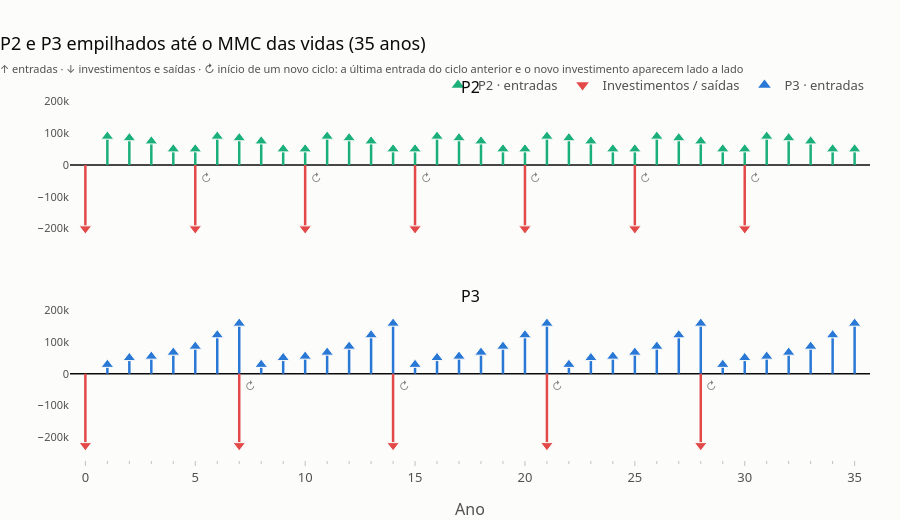

The notebook cell this image was saved under:
### Markdown cell above
**Leitura.** Todos os projetos são viáveis (VPL > 0, TIR > 18%, IBC > 1). Mas os critérios divergem:

* **VPL**: P4 > P3 > P2 > P1 — mede riqueza criada, mas em horizontes diferentes (5, 6 e 7 anos);
* **RAU**: P4 > **P2 > P3** > P1 — anualizando, P2 (5 anos) supera P3 (7 anos): o VPL de P3 é maior porque
  o projeto é mais longo, não porque é mais rentável por ano;
* **TIR / TIRM / payback**: P2 lidera — recupera o capital mais rápido, mas é pequeno; a TIRM comprime todas as
  taxas para 20–21% (hipótese realista de reinvestimento a 18%);
* **IBC**: P3 lidera — mais valor por $ investido.

Vidas diferentes e escalas diferentes são exatamente os casos em que a comparação direta engana. Daí a
análise marginal.

## 4. Vidas úteis diferentes: empilhar até o horizonte comum

Para comparar P2 (5 anos) com P3 (7 anos) empilhamos ciclos até o MMC (35 anos). O fluxo marginal P3 − P2
tem TIR de 17,8% < 18% e VPL marginal negativo: **P2 é preferível a P3** sob a hipótese de repetição — o
contrário do que o VPL simples sugere, e o mesmo que o RAU diz.

### Code cell
fig = viz.grafico_fluxos_empilhados([p2, p3], metodo="mmc", titulo="P2 e P3 empilhados até o MMC das vidas (35 anos)")
viz.exportar(fig, f"{SAIDA}/empilhados_p2_p3")
fig

### Figure 1 — Plotly figure (JSON) as saved in the notebook; plotly's stock layout.template omitted (floating-point values rounded to 4 significant figures)
{"data": [{"hoverinfo": "skip", "line": {"color": "#1baf7a", "width": 2.5}, "mode": "lines", "showlegend": false, "type": "scatter", "x": [1, 1, null, 2, 2, null, 3, 3, null, 4, 4, null, 5, 5, null, 6, 6, null, 7, 7, null, 8, 8, null, 9, 9, null, 10, 10, null, 11, 11, null, 12, 12, null, 13, 13, null, 14, 14, null, 15, 15, null, 16, 16, null, 17, 17, null, 18, 18, null, 19, 19, null, 20, 20, null, 21, 21, null, 22, 22, null, 23, 23, null, 24, 24, null, 25, 25, null, 26, 26, null, 27, 27, null, 28, 28, null, 29, 29, null, 30, 30, null, 31, 31, null, 32, 32, null, 33, 33, null, 34, 34, null, 35, 35, null], "xaxis": "x", "y": [0.0, 90000.0, null, 0.0, 85000.0, null, 0.0, 75000.0, null, 0.0, 50000.0, null, 0.0, 50000.0, null, 0.0, 90000.0, null, 0.0, 85000.0, null, 0.0, 75000.0, null, 0.0, 50000.0, null, 0.0, 50000.0, null, 0.0, 90000.0, null, 0.0, 85000.0, null, 0.0, 75000.0, null, 0.0, 50000.0, null, 0.0, 50000.0, null, 0.0, 90000.0, null, 0.0, 85000.0, null, 0.0, 75000.0, null, 0.0, 50000.0, null, 0.0, 50000.0, null, 0.0, 90000.0, null, 0.0, 85000.0, null, 0.0, 75000.0, null, 0.0, 50000.0, null, 0.0, 50000.0, null, 0.0, 90000.0, null, 0.0, 85000.0, null, 0.0, 75000.0, null, 0.0, 50000.0, null, 0.0, 50000.0, null, 0.0, 90000.0, null, 0.0, 85000.0, null, 0.0, 75000.0, null, 0.0, 50000.0, null, 0.0, 50000.0, null], "yaxis": "y"}, {"customdata": [90000.0, 85000.0, 75000.0, 50000.0, 50000.0, 90000.0, 85000.0, 75000.0, 50000.0, 50000.0, 90000.0, 85000.0, 75000.0, 50000.0, 50000.0, 90000.0, 85000.0, 75000.0, 50000.0, 50000.0, 90000.0, 85000.0, 75000.0, 50000.0, 50000.0, 90000.0, 85000.0, 75000.0, 50000.0, 50000.0, 90000.0, 85000.0, 75000.0, 50000.0, 50000.0], "hovertemplate": "P2 · ano %{x}<br>P2 · entradas: %{customdata:,.0f}<extra></extra>", "marker": {"color": "#1baf7a", "line": {"color": "#fcfcfb", "width": 1}, "size": 11, "symbol": "triangle-up"}, "mode": "markers", "name": "P2 · entradas", "showlegend": false, "type": "scatter", "x": [1, 2, 3, 4, 5, 6, 7, 8, 9, 10, 11, 12, 13, 14, 15, 16, 17, 18, 19, 20, 21, 22, 23, 24, 25, 26, 27, 28, 29, 30, 31, 32, 33, 34, 35], "xaxis": "x", "y": [90000.0, 85000.0, 75000.0, 50000.0, 50000.0, 90000.0, 85000.0, 75000.0, 50000.0, 50000.0, 90000.0, 85000.0, 75000.0, 50000.0, 50000.0, 90000.0, 85000.0, 75000.0, 50000.0, 50000.0, 90000.0, 85000.0, 75000.0, 50000.0, 50000.0, 90000.0, 85000.0, 75000.0, 50000.0, 50000.0, 90000.0, 85000.0, 75000.0, 50000.0, 50000.0], "yaxis": "y"}, {"hoverinfo": "skip", "line": {"color": "#e34948", "width": 2.5}, "mode": "lines", "showlegend": false, "type": "scatter", "x": [0, 0, null, 5, 5, null, 10, 10, null, 15, 15, null, 20, 20, null, 25, 25, null, 30, 30, null], "xaxis": "x", "y": [0.0, -200000.0, null, 0.0, -200000.0, null, 0.0, -200000.0, null, 0.0, -200000.0, null, 0.0, -200000.0, null, 0.0, -200000.0, null, 0.0, -200000.0, null], "yaxis": "y"}, {"customdata": [-200000.0, -200000.0, -200000.0, -200000.0, -200000.0, -200000.0, -200000.0], "hovertemplate": "P2 · ano %{x}<br>Investimentos / saídas: %{customdata:,.0f}<extra></extra>", "marker": {"color": "#e34948", "line": {"color": "#fcfcfb", "width": 1}, "size": 11, "symbol": "triangle-down"}, "mode": "markers", "name": "Investimentos / saídas", "showlegend": false, "type": "scatter", "x": [0, 5, 10, 15, 20, 25, 30], "xaxis": "x", "y": [-200000.0, -200000.0, -200000.0, -200000.0, -200000.0, -200000.0, -200000.0], "yaxis": "y"}, {"hoverinfo": "skip", "marker": {"color": "#1baf7a", "size": 11, "symbol": "triangle-up"}, "mode": "markers", "name": "P2 · entradas", "showlegend": true, "type": "scatter", "x": [null], "xaxis": "x", "y": [null], "yaxis": "y"}, {"hoverinfo": "skip", "marker": {"color": "#e34948", "size": 11, "symbol": "triangle-down"}, "mode": "markers", "name": "Investimentos / saídas", "showlegend": true, "type": "scatter", "x": [null], "xaxis": "x", "y": [null], "yaxis": "y"}, {"hoverinfo": "skip", "line": {"color": "#2a78d6", "width": 2.5}, "mode": "lines", "showlegend": false, "type": "scatter", "x": [1, 1, null, 2, 2, null, 3, 3, null, 4, 4, null, 5, 5, null, 6, 6, null, 7, 7, null, 8, 8, null, 9, 9, null, 10, 10, null, 11, 11, null, 12, 12, null, 13, 13, null, 14, 14, null, 15, 15, null, 16, 16, null, 17, 17, null, 18, 18, null, 19, 19, null, 20, 20, null, 21, 21, null, 22, 22, null, 23, 23, null, 24, 24, null, 25, 25, null, 26, 26, null, 27, 27, null, 28, 28, null, 29, 29, null, 30, 30, null, 31, 31, null, 32, 32, null, 33, 33, null, 34, 34, null, 35, 35, null], "xaxis": "x2", "y": [0.0, 29040.0, null, 0.0, 50350.0, null, 0.0, 54790.0, null, 0.0, 67330.0, null, 0.0, 86120.0, null, 0.0, 122000.0, null, 0.0, 158600.0, null, 0.0, 29040.0, null, 0.0, 50350.0, null, 0.0, 54790.0, null, 0.0, 67330.0, null, 0.0, 86120.0, null, 0.0, 122000.0, null, 0.0, 158600.0, null, 0.0, 29040.0, null, 0.0, 50350.0, null, 0.0, 54790.0, null, 0.0, 67330.0, null, 0.0, 86120.0, null, 0.0, 122000.0, null, 0.0, 158600.0, null, 0.0, 29040.0, null, 0.0, 50350.0, null, 0.0, 54790.0, null, 0.0, 67330.0, null, 0.0, 86120.0, null, 0.0, 122000.0, null, 0.0, 158600.0, null, 0.0, 29040.0, null, 0.0, 50350.0, null, 0.0, 54790.0, null, 0.0, 67330.0, null, 0.0, 86120.0, null, 0.0, 122000.0, null, 0.0, 158600.0, null], "yaxis": "y2"}, {"customdata": [29040.0, 50350.0, 54790.0, 67330.0, 86120.0, 122000.0, 158600.0, 29040.0, 50350.0, 54790.0, 67330.0, 86120.0, 122000.0, 158600.0, 29040.0, 50350.0, 54790.0, 67330.0, 86120.0, 122000.0, 158600.0, 29040.0, 50350.0, 54790.0, 67330.0, 86120.0, 122000.0, 158600.0, 29040.0, 50350.0, 54790.0, 67330.0, 86120.0, 122000.0, 158600.0], "hovertemplate": "P3 · ano %{x}<br>P3 · entradas: %{customdata:,.0f}<extra></extra>", "marker": {"color": "#2a78d6", "line": {"color": "#fcfcfb", "width": 1}, "size": 11, "symbol": "triangle-up"}, "mode": "markers", "name": "P3 · entradas", "showlegend": false, "type": "scatter", "x": [1, 2, 3, 4, 5, 6, 7, 8, 9, 10, 11, 12, 13, 14, 15, 16, 17, 18, 19, 20, 21, 22, 23, 24, 25, 26, 27, 28, 29, 30, 31, 32, 33, 34, 35], "xaxis": "x2", "y": [29040.0, 50350.0, 54790.0, 67330.0, 86120.0, 122000.0, 158600.0, 29040.0, 50350.0, 54790.0, 67330.0, 86120.0, 122000.0, 158600.0, 29040.0, 50350.0, 54790.0, 67330.0, 86120.0, 122000.0, 158600.0, 29040.0, 50350.0, 54790.0, 67330.0, 86120.0, 122000.0, 158600.0, 29040.0, 50350.0, 54790.0, 67330.0, 86120.0, 122000.0, 158600.0], "yaxis": "y2"}, {"hoverinfo": "skip", "line": {"color": "#e34948", "width": 2.5}, "mode": "lines", "showlegend": false, "type": "scatter", "x": [0, 0, null, 7, 7, null, 14, 14, null, 21, 21, null, 28, 28, null], "xaxis": "x2", "y": [0.0, -225000.0, null, 0.0, -225000.0, null, 0.0, -225000.0, null, 0.0, -225000.0, null, 0.0, -225000.0, null], "yaxis": "y2"}, {"customdata": [-225000.0, -225000.0, -225000.0, -225000.0, -225000.0], "hovertemplate": "P3 · ano %{x}<br>Investimentos / saídas: %{customdata:,.0f}<extra></extra>", "marker": {"color": "#e34948", "line": {"color": "#fcfcfb", "width": 1}, "size": 11, "symbol": "triangle-down"}, "mode": "markers", "name": "Investimentos / saídas", "showlegend": false, "type": "scatter", "x": [0, 7, 14, 21, 28], "xaxis": "x2", "y": [-225000.0, -225000.0, -225000.0, -225000.0, -225000.0], "yaxis": "y2"}, {"hoverinfo": "skip", "marker": {"color": "#2a78d6", "size": 11, "symbol": "triangle-up"}, "mode": "markers", "name": "P3 · entradas", "showlegend": true, "type": "scatter", "x": [null], "xaxis": "x2", "y": [null], "yaxis": "y2"}], "layout": {"annotations": [{"font": {"size": 16}, "showarrow": false, "text": "P2", "x": 0.5, "xanchor": "center", "xref": "paper", "y": 1.0, "yanchor": "bottom", "yref": "paper"}, {"font": {"size": 16}, "showarrow": false, "text": "P3", "x": 0.5, "xanchor": "center", "xref": "paper", "y": 0.42, "yanchor": "bottom", "yref": "paper"}, {"font": {"color": "#898781", "size": 11}, "showarrow": false, "text": "↻", "x": 5, "xref": "x", "xshift": 11, "y": 0, "yref": "y", "yshift": -12}, {"font": {"color": "#898781", "size": 11}, "showarrow": false, "text": "↻", "x": 10, "xref": "x", "xshift": 11, "y": 0, "yref": "y", "yshift": -12}, {"font": {"color": "#898781", "size": 11}, "showarrow": false, "text": "↻", "x": 15, "xref": "x", "xshift": 11, "y": 0, "yref": "y", "yshift": -12}, {"font": {"color": "#898781", "size": 11}, "showarrow": false, "text": "↻", "x": 20, "xref": "x", "xshift": 11, "y": 0, "yref": "y", "yshift": -12}, {"font": {"color": "#898781", "size": 11}, "showarrow": false, "text": "↻", "x": 25, "xref": "x", "xshift": 11, "y": 0, "yref": "y", "yshift": -12}, {"font": {"color": "#898781", "size": 11}, "showarrow": false, "text": "↻", "x": 30, "xref": "x", "xshift": 11, "y": 0, "yref": "y", "yshift": -12}, {"font": {"color": "#898781", "size": 11}, "showarrow": false, "text": "↻", "x": 7, "xref": "x2", "xshift": 11, "y": 0, "yref": "y2", "yshift": -12}, {"font": {"color": "#898781", "size": 11}, "showarrow": false, "text": "↻", "x": 14, "xref": "x2", "xshift": 11, "y": 0, "yref": "y2", "yshift": -12}, {"font": {"color": "#898781", "size": 11}, "showarrow": false, "text": "↻", "x": 21, "xref": "x2", "xshift": 11, "y": 0, "yref": "y2", "yshift": -12}, {"font": {"color": "#898781", "size": 11}, "showarrow": false, "text": "↻", "x": 28, "xref": "x2", "xshift": 11, "y": 0, "yref": "y2", "yshift": -12}], "height": 520, "legend": {"orientation": "h", "x": 1.0, "xanchor": "right", "y": 1.0, "yanchor": "bottom"}, "margin": {"t": 100}, "title": {"subtitle": {"font": {"color": "#52514e", "size": 11}, "text": "↑ entradas · ↓ investimentos e saídas · ↻ início de um novo ciclo: a última entrada do ciclo anterior e o novo investimento aparecem lado a lado"}, "text": "P2 e P3 empilhados até o MMC das vidas (35 anos)"}, "xaxis": {"anchor": "y", "domain": [0.0, 1.0], "matches": "x2", "showgrid": false, "showline": false, "showticklabels": false, "ticks": ""}, "xaxis2": {"anchor": "y2", "domain": [0.0, 1.0], "dtick": 5, "minor": {"dtick": 1, "tickcolor": "#c3c2b7", "ticklen": 3, "ticks": "outside"}, "range": [-0.7, 35.7], "showgrid": false, "showline": false, "tickmode": "linear", "ticks": "outside", "title": {"text": "Ano"}}, "yaxis": {"anchor": "x", "domain": [0.58, 1.0], "range": [-271000.0, 204600.0], "showgrid": false, "tickfont": {"size": 11}, "zeroline": true, "zerolinecolor": "#0b0b0b", "zerolinewidth": 1.5}, "yaxis2": {"anchor": "x2", "domain": [0.0, 0.42], "range": [-271000.0, 204600.0], "showgrid": false, "tickfont": {"size": 11}, "zeroline": true, "zerolinecolor": "#0b0b0b", "zerolinewidth": 1.5}}}
